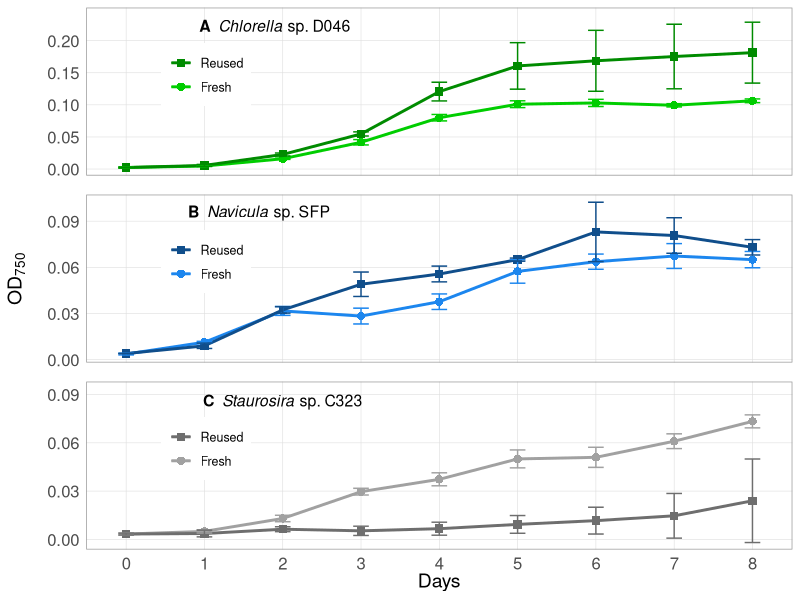
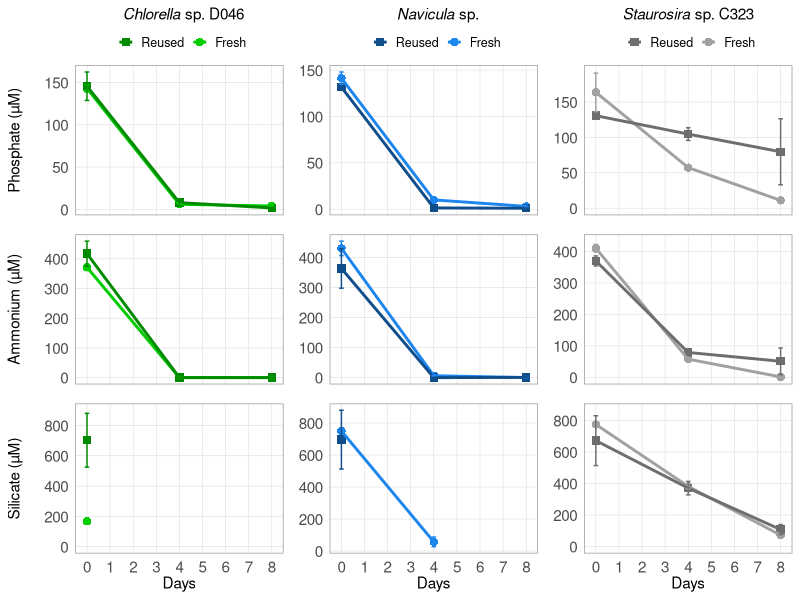
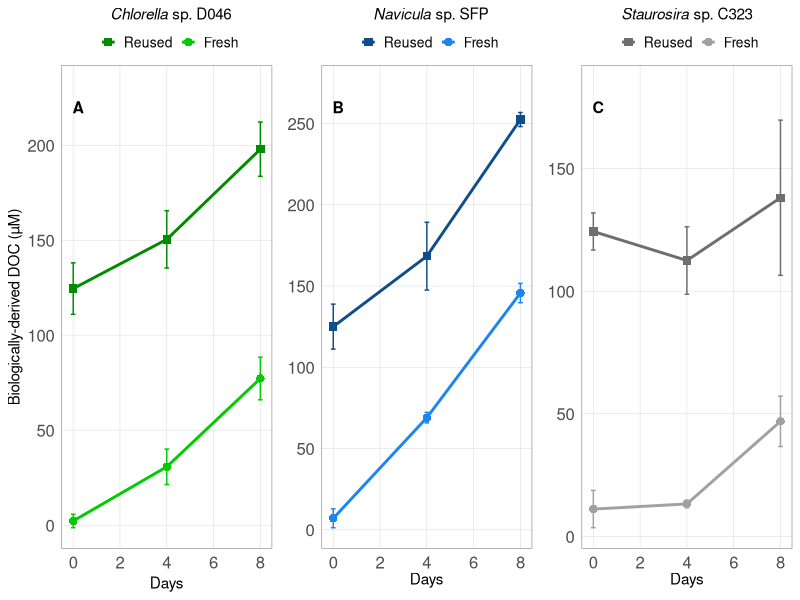
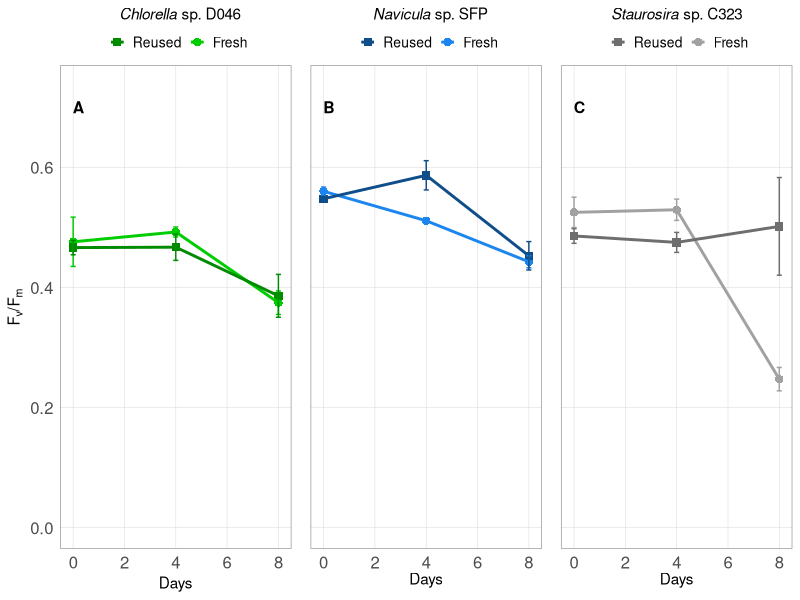
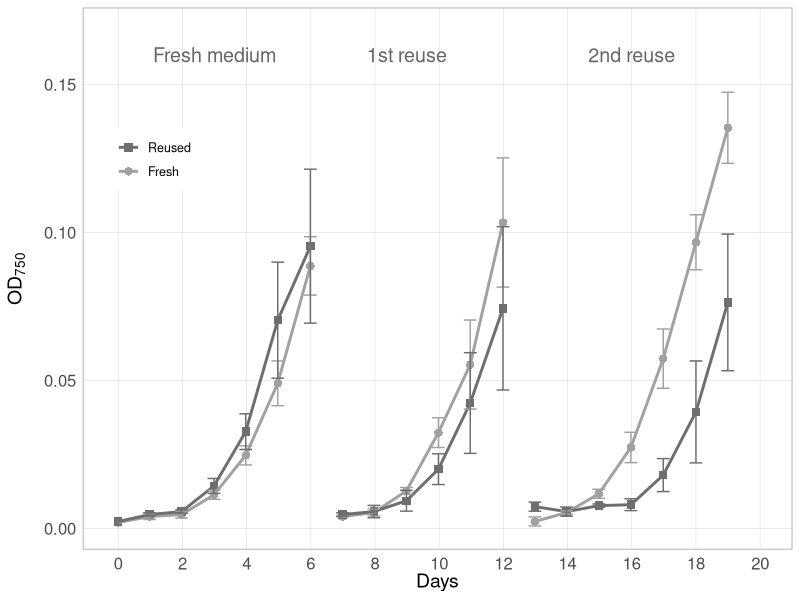
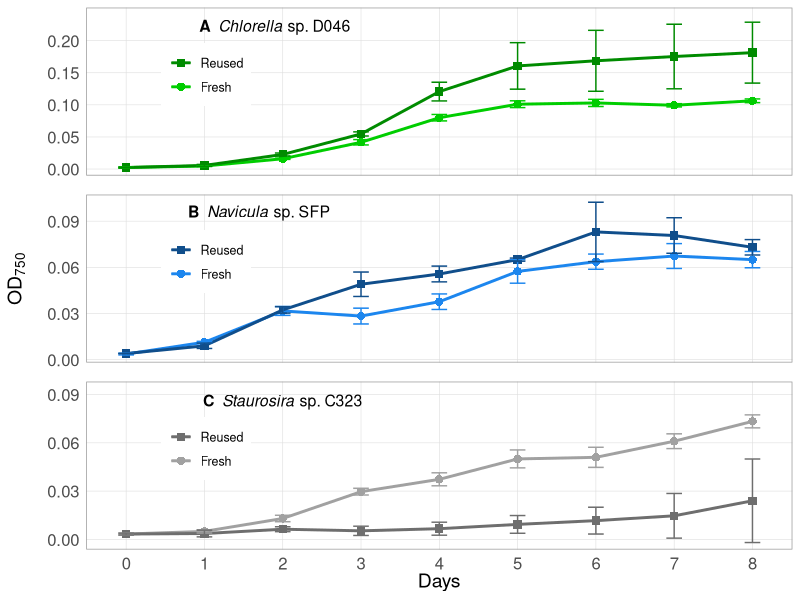
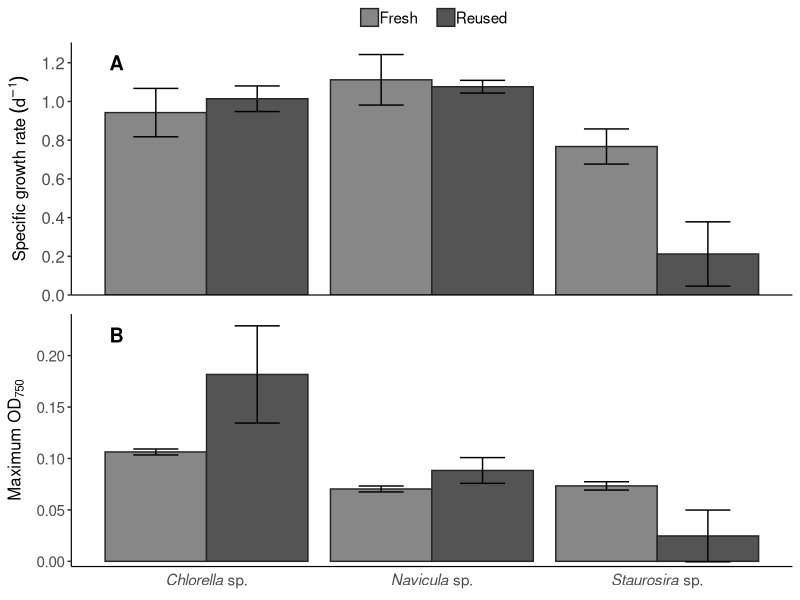
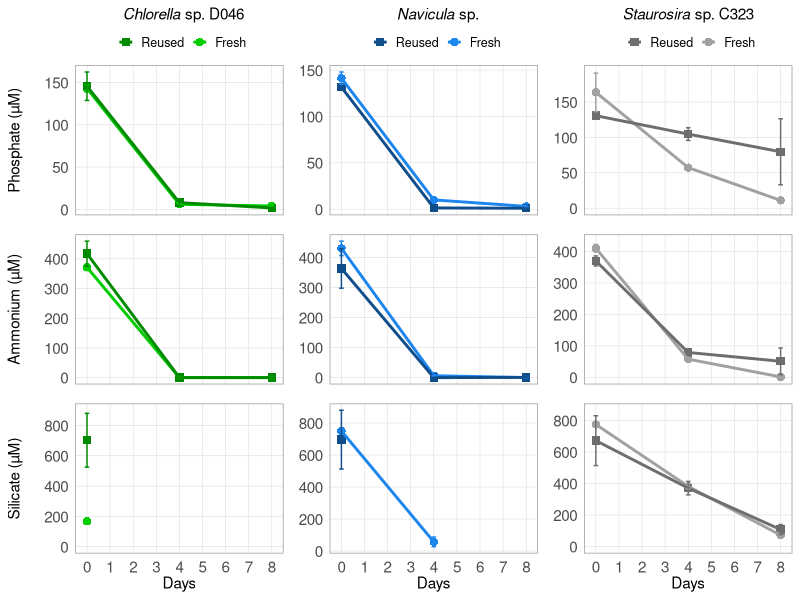

Here is the R script that generated these plots, in order:
# Project: Microalgae Cross-strain Growth Medium Reuse Experiment
# Author: Sarah Loftus, sarah.e.loftus@gmail.com

# This code organizes, analyses, and visualizes data from mircoalgae cross-strain recycled medium experiments. 
# Results of analyses are published in Loftus & Johnson, 2019, "   ", Journal. 

# Data is available at Figshare: DOI

#######################################################################################

### Install packages ###

# Data management
library(tidyverse) 
library(lubridate)
library(broom)

# Plotting
library(gtable)
library(grid)
library(ggpubr)

### Read Data (see metadata for CSV file column descriptions)
growth_df <- read.csv("input_data/Data1_Growth.csv")        # Algae growth and experimental data for each culture replicate
daily_df <- read.csv("input_data/Data2_Daily.csv")          # Daily sampling data 

#### Parse dates and times, and calculate Days elapsed ####

daily_df %>%
  mutate(Date = mdy(Date),   
         Tstart = hm(Tstart),
         Tend = hm(Tend),
         Tmid = Tstart + as.period(0.5*as.duration(Tend - Tstart))) %>%   # Tmid = midpoint between start and end of sampling time
  do(mutate(., DaysElapsed = ((Date + Tmid) - (Date[Round == 0 & Day == 0] + Tmid[Round == 0 & Day == 0]) )/ 86400) ) %>%   # DaysElapsed =  days elapsed since start of each experiment
  select(Round, Day, Chl_medium, OD750_medium, DaysElapsed) -> daily_df2 
  # Note: warning messages do not pose problem to further analysis

#### Define and calculate additional variables ####

growth_df %>%    
  inner_join(daily_df2, by = c("Round", "Day") ) %>% # Add daily measurement data to growth data frame
  mutate(biomass_OD = OD750 -  OD750_medium,         # biomass_OD = Blank-corrected OD750 of the culture, in arbitrary units
         biomass_chl = Chl - Chl_medium              # biomass_chl = Blank-corrected chlorophyll-a concentration of the culture, in relative fluorescence units
  ) -> growth_df2    

# # Check regression of OD vs algae cell concentrations to compare with other experiments
# OD_vs_cell_Navicula <- lm(biomass_OD ~ AlgaeConc, data = growth_df2[growth_df2$Algae == "Navicula", ])  
# # R^2 = 0.8081, biomass OD = 0.30008*AlgaeConc + 0.01173
# 
# OD_vs_cell_C323 <- lm(biomass_OD ~ AlgaeConc, data = growth_df2[growth_df2$Algae == 'C323', ])  
# # R^2 = 0.5192, biomass OD = 0.03825*AlgaeConc + 0.01979
# 
# OD_vs_cell_D046 <- lm(biomass_OD ~ AlgaeConc, data = growth_df2[growth_df2$Algae == 'D046', ])  
# # R^2 = 0.7837, biomass OD = 0.04281*AlgaeConc + 0.016368
# 
# # Plots
# plot(biomass_OD ~ AlgaeConc, data = growth_df2[growth_df2$Algae == "Navicula", ], 
#      xlab = "Algae Concentration (million cells/mL)", ylab = "OD 750", main = "Navicula sp.", ylim = c(0, 0.13), xlim = c(0,1))
# abline(lm(growth_df2$biomass_OD[growth_df2$Algae == "Navicula"] ~ growth_df2$AlgaeConc[growth_df2$Algae == "Navicula"]))
# 
# plot(biomass_OD ~ AlgaeConc, data = growth_df2[growth_df2$Algae == "D046", ], 
#      xlab = "Algae Concentration (million cells/mL)", ylab = "OD 750", main = "Chlorella sp. D046", xlim = c(0,8))
# abline(lm(growth_df2$biomass_OD[growth_df2$Algae == "D046"] ~ growth_df2$AlgaeConc[growth_df2$Algae == "D046"]))
# 
# plot(biomass_OD ~ AlgaeConc, data = growth_df2[growth_df2$Algae == "C323", ], 
#      xlab = "Algae Concentration (million cells/mL)", ylab = "OD 750", main = "Staurosira sp. C323", ylim = c(0, 0.2))
# abline(lm(growth_df2$biomass_OD[growth_df2$Algae == "C323"] ~ growth_df2$AlgaeConc[growth_df2$Algae == "C323"]))


# Calculate daily averages and standard deviations of all variables in growth data frame. For use in plotting. ###

growth_df2 %>%
  select(-Replicate, -Chl, -OD750, -Chl_medium, -OD750_medium) %>% 
  group_by(Algae, Round, Treatment, Day) %>% 
  summarize_all(funs(mean, sd), na.rm = TRUE) %>%
  replace(., is.na(.), NA)-> growth_df_avgs  

#### Calculate variables for algae growth statistics ####

# Define time periods where cultures are in exponential phase for calculating specific growth rates (*** this is based on OD growth phase)
mu_period_02 <- 0:2   # Days 0-2; for: Navicula Round 3 all treatments/replicates
mu_period_03 <- 0:3   # Days 0-3; for: C323 Round 1 Fresh C, C323 Round 3 Fresh all replciates
mu_period_04 <- 0:4   # Days 0-4; for: C323 Round 1 Recycled B, D046 Round 3 all treatments/replicates
mu_period_13 <- 1:3   # Days 1-3; for: C323 Round 1 Fresh A
mu_period_14 <- 1:4   # Days 1-4; for: C323 Round 1 Fresh B & Recycled A & Recycled C, C323 Round 2 Fresh all replicates
mu_period_25 <- 2:5   # Days 2-5; for: C323 Round 0 all treatments/replicates
mu_period_35 <- 3:5   # Days 3-5; for: C323 Round 2 Recycled all replicates
mu_period_38 <- 3:8   # Days 3-8; for: C323 Round 3 Recycled all replciates

# Specific growth rate 
growth_df2 %>%
  filter( (Algae == "Navicula" & Day %in% mu_period_02) |     # Based on the stated definitions above, select only the days used to calculate specific growth rate
          ( (Algae == "C323" & ( (Round == 1 & Treatment == "F" & Replicate == "C") | (Round == 3 & Treatment == "F") ) ) & Day %in% mu_period_03) |
          ( ((Algae == "C323" & Round == 1 & Treatment == "R" & Replicate == "E") | (Algae == "D046" & Round == 3)) & Day %in% mu_period_04) |
          (Algae == "C323" & Round == 1 & Treatment == "F" & Replicate == "A" & Day %in% mu_period_13) |
          ( (Algae == "C323" & ( ( Round == 1 & ( (Treatment == "F" & Replicate == "B") | (Treatment == "R" & (Replicate == "D" | Replicate == "F")))) | (Round == 2 & Treatment == "F"))) & Day %in% mu_period_14) | 
          (Algae == "C323" & Round == 0 & Day %in% mu_period_25) |
          (Algae == "C323" & Round == 2 & Treatment == "R" & Day %in% mu_period_35) |
          (Algae == "C323" & Round == 3 & Treatment == "R" & Day %in% mu_period_38) ) %>%   
  group_by(Algae, Round, Treatment, Replicate) %>%
  do(tidy(lm(log(biomass_OD) ~ DaysElapsed, data = .))) %>%   # linear regression of natural log algae cell concentration versus time
  filter(term == "DaysElapsed") %>%                          # where "DaysElapsed" is the row term in the linear regression output to indicate the slope, i.e., the specific growth rate
  rename(mu = estimate) %>%                                  # rename the slope of the linear regression ("estimate") as mu, mu = the specific growth rate (units = 1/day)
  select(Algae, Round, Treatment, Replicate, mu) -> mu_data

mu_data %>%
  group_by(Algae, Round, Treatment) %>% 
  select(-Replicate) %>% 
  summarize_all(funs(mean, sd), na.rm = TRUE) -> mu_avgs  

# Maximum OD over the growth period for each replicate, then take avergae and st dev

growth_df2 %>% 
  select(Round, Day, Algae, Treatment, Replicate, biomass_OD) %>% 
  group_by(Round, Algae, Treatment, Replicate) %>% 
  summarize(max_OD = max(biomass_OD)) -> max_OD_data 

max_OD_data %>% 
  group_by(Algae, Round, Treatment) %>% 
  select(-Replicate) %>% 
  summarize_all(funs(mean, sd), na.rm = TRUE) -> max_OD_avgs 

# Change in DOC in Round 3

growth_df2 %>% 
  filter(Round == 3) %>% 
  select(Day, Algae, Treatment, Replicate, DOC, biomass_OD) %>% 
  group_by(Algae, Treatment, Replicate) %>% 
  summarize(DOC_change = DOC[Day == 8] - DOC[Day == 0], # Change in DOC over the growth period
            DOC_per_OD = DOC_change/(biomass_OD[Day == 8] - biomass_OD[Day == 0])) -> DOC_change # Change in DOC per change in OD over the growth period
  
DOC_change %>%   
  select(-Replicate) %>% 
  summarize_all(funs(mean, sd), na.rm = TRUE) -> avg_DOC_change



#### Statistics ####

# Test for equal variances of specific growth rate (mu) and maximum OD, then perform t-tests

# mu - variance test
C323_mu_var <- var.test(mu_data$mu[mu_data$Algae == 'C323' & mu_data$Round == 3 & mu_data$Treatment == "F"], 
                       mu_data$mu[mu_data$Algae == 'C323' & mu_data$Round == 3 & mu_data$Treatment == "R"],
                       alternative = "two.sided")

D046_mu_var <- var.test(mu_data$mu[mu_data$Algae == 'D046' & mu_data$Treatment == "F"], 
                       mu_data$mu[mu_data$Algae == 'D046' & mu_data$Treatment == "R"],
                       alternative = "two.sided")

Navi_mu_test <- var.test(mu_data$mu[mu_data$Algae == 'Navicula' & mu_data$Treatment == "F"], 
                       mu_data$mu[mu_data$Algae == 'Navicula' & mu_data$Treatment == "R"],
                       alternative = "two.sided")

# mu - T test
C323_mu_test <- t.test(mu_data$mu[mu_data$Algae == 'C323' & mu_data$Round == 3 & mu_data$Treatment == "F"], 
                       mu_data$mu[mu_data$Algae == 'C323' & mu_data$Round == 3 & mu_data$Treatment == "R"],
                       alternative = "two.sided", paired = FALSE, var.equal = TRUE)

D046_mu_test <- t.test(mu_data$mu[mu_data$Algae == 'D046' & mu_data$Treatment == "F"], 
                        mu_data$mu[mu_data$Algae == 'D046' & mu_data$Treatment == "R"],
                        alternative = "two.sided", paired = FALSE, var.equal = TRUE)

Navi_mu_test <- t.test(mu_data$mu[mu_data$Algae == 'Navicula' & mu_data$Treatment == "F"], 
                        mu_data$mu[mu_data$Algae == 'Navicula' & mu_data$Treatment == "R"],
                        alternative = "two.sided", paired = FALSE, var.equal = TRUE)

# maximum OD - var test
C323_max_OD_var <- var.test(max_OD_data$max_OD[max_OD_data$Algae == 'C323' & max_OD_data$Round == 3 & max_OD_data$Treatment == "F"], 
                           max_OD_data$max_OD[max_OD_data$Algae == 'C323' & max_OD_data$Round == 3 & max_OD_data$Treatment == "R"],
                           alternative = "two.sided")

D046_max_OD_var <- var.test(max_OD_data$max_OD[max_OD_data$Algae == 'D046' & max_OD_data$Treatment == "F"], 
                           max_OD_data$max_OD[max_OD_data$Algae == 'D046' & max_OD_data$Treatment == "R"],
                           alternative = "two.sided")

Navi_max_OD_var <- var.test(max_OD_data$max_OD[max_OD_data$Algae == 'Navicula' & max_OD_data$Treatment == "F"], 
                           max_OD_data$max_OD[max_OD_data$Algae == 'Navicula' & max_OD_data$Treatment == "R"],
                           alternative = "two.sided")

# maximum OD - T test
C323_max_OD_test <- t.test(max_OD_data$max_OD[max_OD_data$Algae == 'C323' & max_OD_data$Round == 3 & max_OD_data$Treatment == "F"], 
                       max_OD_data$max_OD[max_OD_data$Algae == 'C323' & max_OD_data$Round == 3 & max_OD_data$Treatment == "R"],
                       alternative = "two.sided", paired = FALSE, var.equal = TRUE)

D046_max_OD_test <- t.test(max_OD_data$max_OD[max_OD_data$Algae == 'D046' & max_OD_data$Treatment == "F"], 
                       max_OD_data$max_OD[max_OD_data$Algae == 'D046' & max_OD_data$Treatment == "R"],
                       alternative = "two.sided", paired = FALSE, var.equal = FALSE)

Navi_max_OD_test <- t.test(max_OD_data$max_OD[max_OD_data$Algae == 'Navicula' & max_OD_data$Treatment == "F"], 
                       max_OD_data$max_OD[max_OD_data$Algae == 'Navicula' & max_OD_data$Treatment == "R"],
                       alternative = "two.sided", paired = FALSE, var.equal = TRUE)

#### Figures ####

#### Figure 1: Daily OD ####

  # C323 Round 0-2 ####  
  C323_OD_plot_R02 <- ggplot(data = growth_df_avgs[growth_df_avgs$Algae == "C323" & growth_df_avgs$Round != 3, ], 
                             aes(x = as.numeric(DaysElapsed_mean), y = biomass_OD_mean, color = Treatment, shape = Treatment))  +
    geom_point(size = 2.5) +
    geom_line(aes(group = interaction(Treatment, Round)), size = 1) +
    geom_errorbar(aes(ymin=biomass_OD_mean - biomass_OD_sd, ymax=biomass_OD_mean + biomass_OD_sd), width= 0.4) +
    labs(x = "Days") +
    labs(y = expression("OD"["750"])) +
    scale_color_manual(labels = c("Fresh", "Reused"), values = c('gray63','gray43'), guide = guide_legend(reverse=TRUE)) +
    scale_shape_manual(labels = c("Fresh", "Reused"), values = c(16, 15), guide = guide_legend(reverse=TRUE)) +
    scale_y_continuous(breaks = seq(0, 0.15, 0.05), expand = expand_scale(mult = c(0.05,0.1))) +  
    scale_x_continuous(limits = c(-0.1,20), breaks = seq(0, 21, 2)) +
    annotate("text", x = c(3, 9, 16), y = 0.16, label = c("Fresh medium", "1st reuse", "2nd reuse"), color = "gray40", size = 5) +
    theme( legend.key = element_rect(fill = NA),  # removes color from behind legned points/lines
           legend.title = element_blank(),
           legend.text = element_text(size = 9),
           legend.position = c(0.1,0.72),
           axis.title.y = element_text(margin = margin(r =10), size = 14),  
           axis.title.x = element_text(margin = margin(r =35), size = 14),   
           panel.background = element_rect(fill = "white"),
           panel.grid.major = element_line(colour = "gray87", size = 0.2),
           panel.border = element_rect(color = "gray60", fil = NA), 
           axis.ticks = element_blank(),
           axis.text = element_text(size = 12)) 
  
  # Save plot as pdf file
  pdf("Figures/Fig1_OD_Round02.pdf", 
      width = 7.5, height = 3)
  grid.draw(C323_OD_plot_R02)
  dev.off()
  
  # D046 Round 3 ####    
  D046_OD_plot <- ggplot(data = growth_df_avgs[growth_df_avgs$Algae == "D046", ], 
                         aes(x = Day, y = biomass_OD_mean, color = Treatment, shape = Treatment))  +
    geom_point(size = 2.5) +
    geom_line(aes(group = interaction(Treatment, Round)), size = 1) +
    geom_errorbar(aes(ymin=biomass_OD_mean - biomass_OD_sd, ymax=biomass_OD_mean + biomass_OD_sd), width= 0.2) +
    scale_color_manual(labels = c("Fresh", "Reused"), values = c('green3', 'green4'), guide = guide_legend(reverse=TRUE)) +
    scale_shape_manual(labels = c("Fresh", "Reused"), values = c(16, 15), guide = guide_legend(reverse=TRUE)) +
    scale_y_continuous(breaks = seq(0, 0.20, 0.05), expand = expand_scale(mult = c(0.05,0.1))) +  
    scale_x_continuous(limits = c(-0.1,8.1), breaks = seq(0, 8, 1)) +
    labs( y = " ") +
    annotate("text", x = 1.9, y = 0.22, label = expression(paste(bold("A"), italic("  Chlorella"), " sp. D046")), size = 4) + 
    theme( legend.key = element_rect(fill = NA),  # removes color from behind legned points/lines
           legend.title = element_blank(),
           legend.text = element_text(size = 9),
           axis.title.y = element_text(margin = margin(r = 15), size = 14),
           axis.title.x = element_blank(),
           legend.position = c(0.17,0.6),
           panel.grid.major = element_line(colour = "gray87", size = 0.2),
           panel.border = element_rect(color = "gray60", fil = NA), 
           panel.background = element_rect(fill = "white"),
           axis.ticks = element_blank(),
           axis.text.x = element_blank(),
           axis.text.y = element_text(size = 12))   
  
  # Navicula Round 3 #### 
  Navicula_OD_plot <- ggplot(data = growth_df_avgs[growth_df_avgs$Algae == "Navicula", ], 
                             aes(x = Day, y = biomass_OD_mean, color = Treatment, shape = Treatment))  +
    geom_point(size = 2.5) +
    geom_line(aes(group = interaction(Treatment, Round)), size = 1) +
    geom_errorbar(aes(ymin=biomass_OD_mean - biomass_OD_sd, ymax=biomass_OD_mean + biomass_OD_sd), width= 0.2) +
    labs(y = expression("OD"["750"])) +
    scale_color_manual(labels = c("Fresh", "Reused"), values = c('dodgerblue2', 'dodgerblue4'), guide = guide_legend(reverse=TRUE)) +
    scale_shape_manual(labels = c("Fresh", "Reused"), values = c(16, 15), guide = guide_legend(reverse=TRUE)) +
    scale_y_continuous(breaks = seq(0, 0.1, 0.03), expand = expand_scale(mult = c(0.05, 0.05))) +  
    scale_x_continuous(limits = c(-0.1,8.1), breaks = seq(0, 8, 1)) +
    annotate("text", x = 1.7, y = 0.095, label = expression(paste( bold("B"), italic("  Navicula"), " sp. SFP")), size = 4) + 
    theme( legend.key = element_rect(fill = NA),  # removes color from behind legned points/lines
           legend.title = element_blank(),
           legend.text = element_text(size = 9),
           legend.position = c(0.17,0.6),
           axis.title.y = element_text(margin = margin(r = 15), size = 14),  # moves axis title away from axis label
           axis.title.x = element_blank(),   
           panel.grid.major = element_line(colour = "gray87", size = 0.2),
           panel.border = element_rect(color = "gray60", fil = NA),            
           panel.background = element_rect(fill = "white"),
           axis.ticks = element_blank(),
           axis.text.x = element_blank(),
           axis.text.y = element_text(size = 12)) 
  
  # C323 Round 3 ####  
  C323_OD_plot <- ggplot(data = growth_df_avgs[growth_df_avgs$Algae == "C323" & growth_df_avgs$Round == 3, ], 
                         aes(x = Day, y = biomass_OD_mean, color = Treatment, shape = Treatment))  +
    geom_point(size = 2.5) +
    geom_line(aes(group = interaction(Treatment, Round)), size = 1) +
    geom_errorbar(aes(ymin=biomass_OD_mean - biomass_OD_sd, ymax=biomass_OD_mean + biomass_OD_sd), width= 0.2) +
    labs(x = "Days") +
    scale_color_manual(labels = c("Fresh", "Reused"), values = c('gray63','gray43'), guide = guide_legend(reverse=TRUE)) +
    scale_shape_manual(labels = c("Fresh", "Reused"), values = c(16, 15), guide = guide_legend(reverse=TRUE)) +
    scale_y_continuous(breaks = seq(0, 0.1, 0.03), expand = expand_scale(mult = c(0.05,0.15))) +  
    scale_x_continuous(limits = c(-0.1,8.1), breaks = seq(0, 8, 1)) +
    annotate("text", x = 2, y = 0.085, label = expression(paste(bold("C"), italic("  Staurosira"), " sp. C323")), size = 4) + 
    theme( legend.key = element_rect(fill = NA),  # removes color from behind legned points/lines
           legend.title = element_blank(),
           legend.text = element_text(size = 9),
           legend.position = c(0.17,0.6),
           axis.title.y = element_blank(),  # moves axis title away from axis label
           axis.title.x = element_text(margin = margin(r = 35), size = 14),   
           panel.background = element_rect(fill = "white"),
           panel.grid.major = element_line(colour = "gray87", size = 0.2),
           panel.border = element_rect(color = "gray60", fil = NA), 
           axis.ticks = element_blank(),
           axis.text = element_text(size = 12))   
  
  # Combine Round 3 Daily OD plots in a grid & Save as pdf ####
  
  # Convert ggplots to grobs
  D046_OD_grob <- ggplotGrob(D046_OD_plot)
  C323_OD_grob <- ggplotGrob(C323_OD_plot)
  Navi_OD_grob <- ggplotGrob(Navicula_OD_plot)
  
  # Combine in grid
  OD_gridplot <- rbind(D046_OD_grob, Navi_OD_grob, C323_OD_grob, size = "first")
  
  grid.newpage()
  grid.draw(OD_gridplot)
  
  # Save plot as pdf file
  pdf("Figures/Fig2_ODGrid.pdf", 
      width = 4, height = 6)
  grid.draw(OD_gridplot)
  dev.off()
  
#### Figure S1: Specific growth rate and maximum OD in phase 2 ####
  
  # reorder the x-axis to D046, Navi, C323
  mu_avgs$Algae <- factor(mu_avgs$Algae, levels = c("D046", "Navicula", "C323"))
  max_OD_avgs$Algae <- factor(max_OD_avgs$Algae, levels = c("D046", "Navicula", "C323"))
  
  specific_growth_plot <- ggplot(data = mu_avgs[mu_avgs$Round == 3, ], 
                         aes(x = Algae, y = mean, fill = Treatment))  +
    geom_col(position = position_dodge(0.9), color = "gray15") +
    geom_errorbar(aes(ymin=mean - sd, ymax= mean + sd), width= 0.4, position = position_dodge(0.9)) +
    labs(y = expression(paste("Specific growth rate ", ("d"^-1)))) +
    scale_fill_manual(labels = c("Fresh", "Reused"), values = c('gray53','gray33')) +
    scale_x_discrete(labels=c("D046" = expression(paste(italic("Chlorella"), " sp.")), "Navicula" = expression(paste(italic("Navicula"), " sp.")), "C323" = expression(paste(italic("Staurosira"), " sp.")))) +
    annotate("text", x = 0.6, y = 1.2, label = expression(paste(bold("A"))), size = 5) + 
    scale_y_continuous(expand = expand_scale(mult = c(0, 0.05)), breaks = seq(0,1.2, by = 0.2)) +
    theme( legend.key = element_rect(fill = NA),  
           legend.title = element_blank(),
           legend.text = element_text(size = 11, margin = margin(r = 8)),
           legend.position = "top",
           legend.key.size = unit(5, "mm"),
           legend.justification = "center",
           legend.margin=margin(t = 0, b = 0, l = 10),
           legend.box.margin=margin(t = 0, b = 0),
           legend.spacing.x = unit(1, "mm"),
           panel.background = element_rect(fill = NA),
           axis.line = element_line(color = "black", size = 0.4),
           axis.ticks.x = element_blank(),
           axis.title.y = element_text(margin = margin(r = 6),size = 12),
           axis.text.y = element_text(size = 12),
           axis.title.x = element_blank(),
           axis.text.x = element_blank()) 
  
  max_OD_plot <- ggplot(data = max_OD_avgs[max_OD_avgs$Round == 3, ], 
                                 aes(x = Algae, y = mean, fill = Treatment))  +
    geom_col(position = position_dodge(0.9), color = "gray15") +
    geom_errorbar(aes(ymin=mean - sd, ymax= mean + sd), width= 0.4, position = position_dodge(0.9)) +
    labs(y = expression("Maximum OD"["750"])) +
    scale_fill_manual(labels = c("Fresh", "Reused"), values = c('gray53','gray33')) +
    scale_x_discrete(labels=c("D046" = expression(paste(italic("Chlorella"), " sp.")), "Navicula" = expression(paste(italic("Navicula"), " sp.")), "C323" = expression(paste(italic("Staurosira"), " sp.")))) +
    annotate("text", x = 0.6, y = 0.22, label = expression(paste(bold("B"))), size = 5) + 
    scale_y_continuous(expand = expand_scale(mult = c(0.02, 0.05)), breaks = seq(0,0.2, by = 0.05)) +
    theme( legend.position = "none",                              
           panel.background = element_rect(fill = NA),
           axis.line = element_line(color = "black", size = 0.4),
           axis.ticks.x = element_blank(),
           axis.title = element_text(margin = margin(r = 6),size = 12),
           axis.text = element_text(size = 11),
           axis.title.x = element_blank(),
           axis.title.y = element_text(margin = margin(r = 6),size = 12))   
  
  # Combine plots
  mu_grob <- ggplotGrob(specific_growth_plot)
  max_OD_grob <- ggplotGrob(max_OD_plot)
  
  mu_maxOD_grid <- rbind(mu_grob, max_OD_grob, size = "first")
  
  # Save plot as pdf file
  pdf("Figures/FigS1_mu_maxOD_Grid.pdf", 
      width = 4.5, height = 6.5)
  grid.draw(mu_maxOD_grid)
  dev.off()
  
#### Nutrients versus Time ####    
#### PO4
  # D046 Round 3 ####    
  D046_PO4_plot <- ggplot(data = growth_df_avgs[growth_df_avgs$Algae == "D046" & !(is.na(growth_df_avgs$PO4_mean)), ], 
                         aes(x = Day, y = PO4_mean, color = Treatment, shape = Treatment))  +
    geom_point(size = 2.5) +
    geom_line(aes(group = interaction(Treatment, Round)), size = 1) +
    geom_errorbar(aes(ymin=PO4_mean - PO4_sd, ymax=PO4_mean + PO4_sd), width= 0.2) +
    scale_color_manual(labels = c("Fresh", "Reused"), values = c('green3', 'green4'), guide = guide_legend(reverse=TRUE)) +
    scale_shape_manual(labels = c("Fresh", "Reused"), values = c(16, 15), guide = guide_legend(reverse=TRUE)) +
    scale_y_continuous(breaks = seq(0, 175, 50), expand = expand_scale(mult = c(0.05,0.05))) +  
    scale_x_continuous(limits = c(-0.1,8.1), breaks = seq(0, 8, 1)) +
    labs( y = "Phosphate (µM)", title = expression(paste(italic("  Chlorella"), " sp. D046"))) +
    theme( legend.key = element_rect(fill = NA),  # removes color from behind legned points/lines
           legend.title = element_blank(),
           legend.text = element_text(size = 9),
           axis.title.y = element_text(margin = margin(r = 15), size = 11),
           axis.title.x = element_blank(),
           legend.position = "top",
           legend.key.size = unit(4, "mm"),
           legend.justification = "center",
           legend.margin=margin(t = 0, b = 0, l = 4),
           legend.box.margin=margin(t = 0, b = 0),
           legend.spacing.x = unit(1, "mm"),
           plot.title = element_text(hjust = 0.5, size = 11),
           panel.grid.major = element_line(colour = "gray87", size = 0.2),
           panel.border = element_rect(color = "gray60", fil = NA), 
           panel.background = element_rect(fill = "white"),
           axis.ticks = element_blank(),
           axis.text.x = element_blank(),
           axis.text.y = element_text(size = 11)) 

  # Navicula Round 3 ####    
  Navi_PO4_plot <- ggplot(data = growth_df_avgs[growth_df_avgs$Algae == "Navicula" & !(is.na(growth_df_avgs$PO4_mean)), ], 
                          aes(x = Day, y = PO4_mean, color = Treatment, shape = Treatment))  +
    geom_point(size = 2.5) +
    geom_line(aes(group = interaction(Treatment, Round)), size = 1) +
    geom_errorbar(aes(ymin=PO4_mean - PO4_sd, ymax=PO4_mean + PO4_sd), width= 0.2) +
    scale_color_manual(labels = c("Fresh", "Reused"), values = c('dodgerblue2', 'dodgerblue4'), guide = guide_legend(reverse=TRUE)) +
    scale_shape_manual(labels = c("Fresh", "Reused"), values = c(16, 15), guide = guide_legend(reverse=TRUE)) +
    scale_y_continuous(breaks = seq(0, 175, 50), expand = expand_scale(mult = c(0.05,0.05))) +  
    scale_x_continuous(limits = c(-0.1,8.1), breaks = seq(0, 8, 1)) +
    labs(title = expression(paste(italic("  Navicula"), " sp."))) +
    theme( legend.key = element_rect(fill = NA),  # removes color from behind legned points/lines
           legend.title = element_blank(),
           legend.text = element_text(size = 9),
           axis.title.y = element_blank(),
           axis.title.x = element_blank(),
           legend.position = "top",
           legend.key.size = unit(4, "mm"),
           legend.justification = "center",
           legend.margin=margin(t = 0, b = 0, l = 4),
           legend.box.margin=margin(t = 0, b = 0),
           legend.spacing.x = unit(1, "mm"),
           plot.title = element_text(hjust = 0.5, size = 11),
           panel.grid.major = element_line(colour = "gray87", size = 0.2),
           panel.border = element_rect(color = "gray60", fil = NA), 
           panel.background = element_rect(fill = "white"),
           axis.ticks = element_blank(),
           axis.text.x = element_blank(),
           axis.text.y = element_text(size = 11))   
  
  # C323 Round 3 ####    
  C323_PO4_plot <- ggplot(data = growth_df_avgs[growth_df_avgs$Algae == "C323" & !(is.na(growth_df_avgs$PO4_mean)) & growth_df_avgs$Round == 3, ], 
                          aes(x = Day, y = PO4_mean, color = Treatment, shape = Treatment))  +
    geom_point(size = 2.5) +
    geom_line(aes(group = interaction(Treatment, Round)), size = 1) +
    geom_errorbar(aes(ymin=PO4_mean - PO4_sd, ymax=PO4_mean + PO4_sd), width= 0.2) +
    scale_color_manual(labels = c("Fresh", "Reused"), values = c('gray63','gray43'), guide = guide_legend(reverse=TRUE)) +
    scale_shape_manual(labels = c("Fresh", "Reused"), values = c(16, 15), guide = guide_legend(reverse=TRUE)) +
    scale_y_continuous(breaks = seq(0, 175, 50), expand = expand_scale(mult = c(0.05,0.01)), limits = c(0, 200)) +  
    scale_x_continuous(limits = c(-0.1,8.1), breaks = seq(0, 8, 1)) +
    labs(title = expression(paste(italic("Staurosira"), " sp. C323"))) +
    theme( legend.key = element_rect(fill = NA),  # removes color from behind legned points/lines
           legend.title = element_blank(),
           legend.text = element_text(size = 9),
           axis.title.y = element_blank(),
           axis.title.x = element_blank(),
           legend.position = "top",
           legend.key.size = unit(4, "mm"),
           legend.justification = "center",
           legend.margin=margin(t = 0, b = 0, l = 4),
           legend.box.margin=margin(t = 0, b = 0),
           legend.spacing.x = unit(1, "mm"),
           plot.title = element_text(hjust = 0.5, size = 11),
           panel.grid.major = element_line(colour = "gray87", size = 0.2),
           panel.border = element_rect(color = "gray60", fil = NA), 
           panel.background = element_rect(fill = "white"),
           axis.ticks = element_blank(),
           axis.text.x = element_blank(),
           axis.text.y = element_text(size = 11)) 

# NH4
  # D046 Round 3 ####    
  D046_NH4_plot <- ggplot(data = growth_df_avgs[growth_df_avgs$Algae == "D046" & !(is.na(growth_df_avgs$NH4_mean)), ], 
                          aes(x = Day, y = NH4_mean, color = Treatment, shape = Treatment))  +
    geom_point(size = 2.5) +
    geom_line(aes(group = interaction(Treatment, Round)), size = 1) +
    geom_errorbar(aes(ymin=NH4_mean - NH4_sd, ymax=NH4_mean + NH4_sd), width= 0.2) +
    scale_color_manual(labels = c("Fresh", "Reused"), values = c('green3', 'green4'), guide = guide_legend(reverse=TRUE)) +
    scale_shape_manual(labels = c("Fresh", "Reused"), values = c(16, 15), guide = guide_legend(reverse=TRUE)) +
    scale_y_continuous(breaks = seq(0, 450, 100), expand = expand_scale(mult = c(0.05,0.05))) +  
    scale_x_continuous(limits = c(-0.1,8.1), breaks = seq(0, 8, 1)) +
    labs( y = "Ammonium (µM)") +
    theme( legend.position="none",
           axis.title.y = element_text(margin = margin(r = 15), size = 11),
           axis.title.x = element_blank(),
           panel.grid.major = element_line(colour = "gray87", size = 0.2),
           panel.border = element_rect(color = "gray60", fil = NA), 
           panel.background = element_rect(fill = "white"),
           axis.ticks = element_blank(),
           axis.text.x = element_blank(),
           axis.text.y = element_text(size = 11)) 
  
  # Navicula Round 3 ####    
  Navi_NH4_plot <- ggplot(data = growth_df_avgs[growth_df_avgs$Algae == "Navicula" & !(is.na(growth_df_avgs$NH4_mean)), ], 
                          aes(x = Day, y = NH4_mean, color = Treatment, shape = Treatment))  +
    geom_point(size = 2.5) +
    geom_line(aes(group = interaction(Treatment, Round)), size = 1) +
    geom_errorbar(aes(ymin=NH4_mean - NH4_sd, ymax=NH4_mean + NH4_sd), width= 0.2) +
    scale_color_manual(labels = c("Fresh", "Reused"), values = c('dodgerblue2', 'dodgerblue4'), guide = guide_legend(reverse=TRUE)) +
    scale_shape_manual(labels = c("Fresh", "Reused"), values = c(16, 15), guide = guide_legend(reverse=TRUE)) +
    scale_y_continuous(breaks = seq(0, 450, 100), expand = expand_scale(mult = c(0.05,0.05))) +  
    scale_x_continuous(limits = c(-0.1,8.1), breaks = seq(0, 8, 1)) +
    theme( legend.position="none",
           axis.title.y = element_blank(),
           axis.title.x = element_blank(),
           panel.grid.major = element_line(colour = "gray87", size = 0.2),
           panel.border = element_rect(color = "gray60", fil = NA), 
           panel.background = element_rect(fill = "white"),
           axis.ticks = element_blank(),
           axis.text.x = element_blank(),
           axis.text.y = element_text(size = 11))   
  
  # C323 Round 3 ####    
  C323_NH4_plot <- ggplot(data = growth_df_avgs[growth_df_avgs$Algae == "C323" & !(is.na(growth_df_avgs$NH4_mean)) & growth_df_avgs$Round == 3, ], 
                          aes(x = Day, y = NH4_mean, color = Treatment, shape = Treatment))  +
    geom_point(size = 2.5) +
    geom_line(aes(group = interaction(Treatment, Round)), size = 1) +
    geom_errorbar(aes(ymin=NH4_mean - NH4_sd, ymax=NH4_mean + NH4_sd), width= 0.2) +
    scale_color_manual(labels = c("Fresh", "Reused"), values = c('gray63','gray43'), guide = guide_legend(reverse=TRUE)) +
    scale_shape_manual(labels = c("Fresh", "Reused"), values = c(16, 15), guide = guide_legend(reverse=TRUE)) +
    scale_y_continuous(breaks = seq(0, 400, 100), expand = expand_scale(mult = c(0.05,0.01)), limits = c(0, 450)) +  
    scale_x_continuous(limits = c(-0.1,8.1), breaks = seq(0, 8, 1)) +
    theme( legend.position="none",
           axis.title.y = element_blank(),
           axis.title.x = element_blank(),
           panel.grid.major = element_line(colour = "gray87", size = 0.2),
           panel.border = element_rect(color = "gray60", fil = NA), 
           panel.background = element_rect(fill = "white"),
           axis.ticks = element_blank(),
           axis.text.x = element_blank(),
           axis.text.y = element_text(size = 11)) 
 
# Silicate
  # D046 Round 3 ####    
  D046_Si_plot <- ggplot(data = growth_df_avgs[growth_df_avgs$Algae == "D046" & !(is.na(growth_df_avgs$Si_mean)), ], 
                          aes(x = Day, y = Si_mean, color = Treatment, shape = Treatment))  +
    geom_point(size = 2.5) +
    geom_line(aes(group = interaction(Treatment, Round)), size = 1) +
    geom_errorbar(aes(ymin=Si_mean - Si_sd, ymax=Si_mean + Si_sd), width= 0.2) +
    scale_color_manual(labels = c("Fresh", "Reused"), values = c('green3', 'green4'), guide = guide_legend(reverse=TRUE)) +
    scale_shape_manual(labels = c("Fresh", "Reused"), values = c(16, 15), guide = guide_legend(reverse=TRUE)) +
    scale_y_continuous(breaks = seq(0, 1400, 200), expand = expand_scale(mult = c(0.05,0.05)), limits = c(0, 900)) +  
    scale_x_continuous(limits = c(-0.1,8.1), breaks = seq(0, 8, 1)) +
    labs( y = "Silicate (µM)", x = "Days") +
    theme( legend.position="none",
           axis.title.y = element_text(margin = margin(r = 15), size = 11),
           axis.title.x = element_text(margin = margin(r = 15), size = 11),
           panel.grid.major = element_line(colour = "gray87", size = 0.2),
           panel.border = element_rect(color = "gray60", fil = NA), 
           panel.background = element_rect(fill = "white"),
           axis.ticks = element_blank(),
           axis.text.x = element_text(size = 11),
           axis.text.y = element_text(size = 11)) 
  
  # Navicula Round 3 ####    
  Navi_Si_plot <- ggplot(data = growth_df_avgs[growth_df_avgs$Algae == "Navicula" & !(is.na(growth_df_avgs$Si_mean)), ], 
                          aes(x = Day, y = Si_mean, color = Treatment, shape = Treatment))  +
    geom_point(size = 2.5) +
    geom_line(aes(group = interaction(Treatment, Round)), size = 1) +
    geom_errorbar(aes(ymin=Si_mean - Si_sd, ymax=Si_mean + Si_sd), width= 0.2) +
    scale_color_manual(labels = c("Fresh", "Reused"), values = c('dodgerblue2', 'dodgerblue4'), guide = guide_legend(reverse=TRUE)) +
    scale_shape_manual(labels = c("Fresh", "Reused"), values = c(16, 15), guide = guide_legend(reverse=TRUE)) +
    scale_y_continuous(breaks = seq(0, 1400, 200), expand = expand_scale(mult = c(0.05,0.05))) +  
    scale_x_continuous(limits = c(-0.1,8.1), breaks = seq(0, 8, 1)) +
    labs(x = "Days") +
    theme( legend.position="none",
           axis.title.y = element_blank(),
           axis.title.x = element_text(margin = margin(r = 15), size = 11),
           panel.grid.major = element_line(colour = "gray87", size = 0.2),
           panel.border = element_rect(color = "gray60", fil = NA), 
           panel.background = element_rect(fill = "white"),
           axis.ticks = element_blank(),
           axis.text.x = element_text(size = 11),
           axis.text.y = element_text(size = 11))   
  
  # C323 Round 3 ####    
  C323_Si_plot <- ggplot(data = growth_df_avgs[growth_df_avgs$Algae == "C323" & !(is.na(growth_df_avgs$Si_mean)) & growth_df_avgs$Round == 3, ], 
                          aes(x = Day, y = Si_mean, color = Treatment, shape = Treatment))  +
    geom_point(size = 2.5) +
    geom_line(aes(group = interaction(Treatment, Round)), size = 1) +
    geom_errorbar(aes(ymin=Si_mean - Si_sd, ymax=Si_mean + Si_sd), width= 0.2) +
    scale_color_manual(labels = c("Fresh", "Reused"), values = c('gray63','gray43'), guide = guide_legend(reverse=TRUE)) +
    scale_shape_manual(labels = c("Fresh", "Reused"), values = c(16, 15), guide = guide_legend(reverse=TRUE)) +
    scale_y_continuous(breaks = seq(0, 1400, 200), expand = expand_scale(mult = c(0.05,0.01)), limits = c(0, 900)) +  
    scale_x_continuous(limits = c(-0.1,8.1), breaks = seq(0, 8, 1)) +
    labs(x = "Days") +
    theme( legend.position="none",
           axis.title.y = element_blank(),
           axis.title.x = element_text(margin = margin(r = 15), size = 11),
           panel.grid.major = element_line(colour = "gray87", size = 0.2),
           panel.border = element_rect(color = "gray60", fil = NA), 
           panel.background = element_rect(fill = "white"),
           axis.ticks = element_blank(),
           axis.text.x = element_text(size = 11),
           axis.text.y = element_text(size = 11)) 

  # Combine 9 plots in a 3x3 grid
  # Convert plots to grobs
  D046_PO4_grob <- ggplotGrob(D046_PO4_plot)
  Navi_PO4_grob <- ggplotGrob(Navi_PO4_plot)
  C323_PO4_grob <- ggplotGrob(C323_PO4_plot)
  D046_NH4_grob <- ggplotGrob(D046_NH4_plot)
  Navi_NH4_grob <- ggplotGrob(Navi_NH4_plot)
  C323_NH4_grob <- ggplotGrob(C323_NH4_plot)
  D046_Si_grob <- ggplotGrob(D046_Si_plot)
  Navi_Si_grob <- ggplotGrob(Navi_Si_plot)
  C323_Si_grob <- ggplotGrob(C323_Si_plot)  
  
  # Make plot columns
  nuts_col1 <- rbind(D046_PO4_grob, D046_NH4_grob, D046_Si_grob, size = "first")
  nuts_col2 <- rbind(Navi_PO4_grob, Navi_NH4_grob, Navi_Si_grob, size = "first")
  nuts_col3 <- rbind(C323_PO4_grob, C323_NH4_grob, C323_Si_grob, size = "first")
  # Set widths
  nuts_col1$widths <- unit.pmax(D046_PO4_grob$widths, D046_NH4_grob$widths, D046_Si_grob$widths)
  nuts_col2$widths <- unit.pmax(Navi_PO4_grob$widths, Navi_NH4_grob$widths, Navi_Si_grob$widths)
  nuts_col3$widths <- unit.pmax(C323_PO4_grob$widths, C323_NH4_grob$widths, C323_Si_grob$widths)
  # Combine plot columns
  nutrients_plot <- cbind(nuts_col1, nuts_col2, nuts_col3, size = "first")
  
  grid.newpage()
  grid.draw(nutrients_plot)
  
  # Save plot as pdf file
  pdf("Figures/Nutrients.pdf", 
      width = 7, height = 5)
  grid.draw(nutrients_plot)
  dev.off()
  
#### intial nutrients ####
  
  growth_df_avgs$Algae <- factor(growth_df_avgs$Algae, levels = c("D046", "Navicula", "C323"))

  initial_NH4_plot <- ggplot(data = growth_df_avgs[growth_df_avgs$Round == 3 & growth_df_avgs$Day == 0, ], 
                                 aes(x = Algae, y = NH4_mean, fill = Treatment))  +
    geom_col(position = position_dodge(0.9), color = "gray15") +
    geom_errorbar(aes(ymin=NH4_mean - NH4_sd, ymax= NH4_mean + NH4_sd), width= 0.4, position = position_dodge(0.9)) +
    labs(y = "Ammonium (µM)") +
    scale_fill_manual(labels = c("Fresh", "Reused"), values = c('gray53','gray33')) +
    scale_x_discrete(labels=c("D046" = expression(paste(italic("Chlorella"), " sp.")), "Navicula" = expression(paste(italic("Navicula"), " sp.")), "C323" = expression(paste(italic("Staurosira"), " sp.")))) +
    annotate("text", x = 0.6, y = 450, label = expression(paste(bold("A"))), size = 5) + 
    scale_y_continuous(expand = expand_scale(mult = c(0, 0.05)), breaks = seq(0,450, by = 100)) +
    theme( legend.key = element_rect(fill = NA),  
           legend.title = element_blank(),
           legend.text = element_text(size = 11, margin = margin(r = 8)),
           legend.position = "top",
           legend.key.size = unit(5, "mm"),
           legend.justification = "center",
           legend.margin=margin(t = 0, b = 0, l = 10),
           legend.box.margin=margin(t = 0, b = 0),
           legend.spacing.x = unit(1, "mm"),
           panel.background = element_rect(fill = NA),
           axis.line = element_line(color = "black", size = 0.4),
           axis.ticks.x = element_blank(),
           axis.title.y = element_text(margin = margin(r = 6),size = 12),
           axis.text.y = element_text(size = 12),
           axis.title.x = element_blank(),
           axis.text.x = element_blank()) 
  
  initial_PO4_plot <- ggplot(data = growth_df_avgs[growth_df_avgs$Round == 3 & growth_df_avgs$Day == 0, ], 
                        aes(x = Algae, y = PO4_mean, fill = Treatment))  +
    geom_col(position = position_dodge(0.9), color = "gray15") +
    geom_errorbar(aes(ymin=PO4_mean - PO4_sd, ymax= PO4_mean + PO4_sd), width= 0.4, position = position_dodge(0.9)) +
    labs(y = "Phosphate (µM)") +
    scale_fill_manual(labels = c("Fresh", "Reused"), values = c('gray53','gray33')) +
    scale_x_discrete(labels=c("D046" = expression(paste(italic("Chlorella"), " sp.")), "Navicula" = expression(paste(italic("Navicula"), " sp.")), "C323" = expression(paste(italic("Staurosira"), " sp.")))) +
    annotate("text", x = 0.6, y = 200, label = expression(paste(bold("B"))), size = 5) + 
    scale_y_continuous(expand = expand_scale(mult = c(0.02, 0.05)), breaks = seq(0,200, by = 50)) +
    theme( legend.position = "none",                              
           panel.background = element_rect(fill = NA),
           axis.line = element_line(color = "black", size = 0.4),
           axis.ticks.x = element_blank(),
           axis.title.y = element_text(margin = margin(r = 6),size = 12),
           axis.text.y = element_text(size = 12),
           axis.title.x = element_blank(),
           axis.text.x = element_blank()) 
  
  initial_Si_plot <- ggplot(data = growth_df_avgs[growth_df_avgs$Round == 3 & growth_df_avgs$Day == 0, ], 
                             aes(x = Algae, y = Si_mean, fill = Treatment))  +
    geom_col(position = position_dodge(0.9), color = "gray15") +
    geom_errorbar(aes(ymin=Si_mean - Si_sd, ymax= Si_mean + Si_sd), width= 0.4, position = position_dodge(0.9)) +
    labs(y = "Silicate (µM)") +
    scale_fill_manual(labels = c("Fresh", "Reused"), values = c('gray53','gray33')) +
    scale_x_discrete(labels=c("D046" = expression(paste(italic("Chlorella"), " sp.")), "Navicula" = expression(paste(italic("Navicula"), " sp.")), "C323" = expression(paste(italic("Staurosira"), " sp.")))) +
    annotate("text", x = 0.6, y = 900, label = expression(paste(bold("C"))), size = 5) + 
    scale_y_continuous(expand = expand_scale(mult = c(0.02, 0.05)), breaks = seq(0,1500, by = 200)) +
    theme( legend.position = "none",                              
           panel.background = element_rect(fill = NA),
           axis.line = element_line(color = "black", size = 0.4),
           axis.ticks.x = element_blank(),
           axis.title = element_text(margin = margin(r = 6),size = 12),
           axis.text = element_text(size = 12),
           axis.title.x = element_blank(),
           axis.title.y = element_text(margin = margin(r = 6),size = 12))
  
  # Combine plots
  init_NH4_grob <- ggplotGrob(initial_NH4_plot)
  init_PO4_grob <- ggplotGrob(initial_PO4_plot)
  init_Si_grob <- ggplotGrob(initial_Si_plot)
  
  init_nuts_grid <- rbind(init_NH4_grob, init_PO4_grob, init_Si_grob, size = "first")
  
  # Save plot as pdf file
  pdf("Figures/FigS2_init_nuts.pdf", 
      width = 4, height = 7.5)
  grid.draw(init_nuts_grid)
  dev.off()

  
  #### DOC ####
  
  D046_DOC_plot <- ggplot(data = growth_df_avgs[growth_df_avgs$Algae == "D046" & !(is.na(growth_df_avgs$DOC_mean)), ], 
                         aes(x = Day, y = DOC_mean, color = Treatment, shape = Treatment))  +
    geom_point(size = 2.5) +
    geom_line(aes(group = interaction(Treatment, Round)), size = 1) +
    geom_errorbar(aes(ymin=DOC_mean - DOC_sd, ymax=DOC_mean + DOC_sd), width= 0.2) +
    scale_color_manual(labels = c("Fresh", "Reused"), values = c('green3', 'green4'), guide = guide_legend(reverse=TRUE)) +
    scale_shape_manual(labels = c("Fresh", "Reused"), values = c(16, 15), guide = guide_legend(reverse=TRUE)) +
    scale_y_continuous(breaks = seq(0, 500, 50), expand = expand_scale(mult = c(0.05,0.1))) +  
    scale_x_continuous(limits = c(-0.1,8.1), breaks = seq(0, 8, 2)) +
    annotate("text", x = 0.2, y = 220, label = expression(paste(bold("A"))), size = 4) + 
    labs( y = "Biologically-derived DOC (µM)", x = "Days", title = expression(paste(italic("  Chlorella"), " sp. D046"))) +
    theme( legend.key = element_rect(fill = NA),  # removes color from behind legned points/lines
           legend.title = element_blank(),
           legend.text = element_text(size = 10),
           axis.title = element_text(margin = margin(r = 15), size = 11),
           legend.position = "top",
           legend.key.size = unit(4, "mm"),
           legend.justification = "center",
           legend.margin=margin(t = 0, b = 0, l = 4),
           legend.box.margin=margin(t = 0, b = 0),
           legend.spacing.x = unit(1, "mm"),
           plot.title = element_text(hjust = 0.5, size = 11),
           panel.grid.major = element_line(colour = "gray87", size = 0.2),
           panel.border = element_rect(color = "gray60", fil = NA), 
           panel.background = element_rect(fill = "white"),
           axis.ticks = element_blank(),
           axis.text.x = element_text(size = 12),
           axis.text.y = element_text(size = 12))   
  
  Navicula_DOC_plot <- ggplot(data = growth_df_avgs[growth_df_avgs$Algae == "Navicula" & !(is.na(growth_df_avgs$DOC_mean)), ], 
                             aes(x = Day, y = DOC_mean, color = Treatment, shape = Treatment))  +
    geom_point(size = 2.5) +
    geom_line(aes(group = interaction(Treatment, Round)), size = 1) +
    geom_errorbar(aes(ymin=DOC_mean - DOC_sd, ymax=DOC_mean + DOC_sd), width= 0.2) +
    scale_color_manual(labels = c("Fresh", "Reused"), values = c('dodgerblue2', 'dodgerblue4'), guide = guide_legend(reverse=TRUE)) +
    scale_shape_manual(labels = c("Fresh", "Reused"), values = c(16, 15), guide = guide_legend(reverse=TRUE)) +
    scale_y_continuous(breaks = seq(0, 500, 50), expand = expand_scale(mult = c(0.05,0.1))) +  
    scale_x_continuous(limits = c(-0.1,8.1), breaks = seq(0, 8, 2)) +
    annotate("text", x = 0.2, y = 260, label = expression(paste(bold("B"))), size = 4) + 
    labs(x = "Days", title = expression(paste(italic("  Navicula"), " sp. SFP"))) +
    theme( legend.key = element_rect(fill = NA),  
           legend.title = element_blank(),
           legend.text = element_text(size = 10),
           axis.title.x = element_text(margin = margin(r = 15), size = 11),
           axis.title.y = element_blank(),
           legend.position = "top",
           legend.key.size = unit(4, "mm"),
           legend.justification = "center",
           legend.margin=margin(t = 0, b = 0, l = 4),
           legend.box.margin=margin(t = 0, b = 0),
           legend.spacing.x = unit(1, "mm"),
           plot.title = element_text(hjust = 0.5, size = 11),
           panel.grid.major = element_line(colour = "gray87", size = 0.2),
           panel.border = element_rect(color = "gray60", fil = NA), 
           panel.background = element_rect(fill = "white"),
           axis.ticks = element_blank(),
           axis.text.x = element_text(size = 12),
           axis.text.y = element_text(size = 12))
  
  C323_DOC_plot <- ggplot(data = growth_df_avgs[growth_df_avgs$Algae == "C323" & !(is.na(growth_df_avgs$DOC_mean)) & growth_df_avgs$Round == 3, ], 
                         aes(x = Day, y = DOC_mean, color = Treatment, shape = Treatment))  +
    geom_point(size = 2.5) +
    geom_line(aes(group = interaction(Treatment, Round)), size = 1) +
    geom_errorbar(aes(ymin=DOC_mean - DOC_sd, ymax=DOC_mean + DOC_sd), width= 0.2) +
    scale_color_manual(labels = c("Fresh", "Reused"), values = c('gray63','gray43'), guide = guide_legend(reverse=TRUE)) +
    scale_shape_manual(labels = c("Fresh", "Reused"), values = c(16, 15), guide = guide_legend(reverse=TRUE)) +
    scale_y_continuous(breaks = seq(0, 500, 50), expand = expand_scale(mult = c(0.05,0.1))) +  
    scale_x_continuous(limits = c(-0.1,8.1), breaks = seq(0, 8, 2)) +
    annotate("text", x = 0.2, y = 175, label = expression(paste(bold("C"))), size = 4) + 
    labs(x = "Days", title = expression(paste(italic("Staurosira"), " sp. C323"))) +
    theme( legend.key = element_rect(fill = NA),  
           legend.title = element_blank(),
           legend.text = element_text(size = 10),
           axis.title.x = element_text(margin = margin(r = 15), size = 11),
           axis.title.y = element_blank(),
           legend.position = "top",
           legend.key.size = unit(4, "mm"),
           legend.justification = "center",
           legend.margin=margin(t = 0, b = 0, l = 4),
           legend.box.margin=margin(t = 0, b = 0),
           legend.spacing.x = unit(1, "mm"),
           plot.title = element_text(hjust = 0.5, size = 11),
           panel.grid.major = element_line(colour = "gray87", size = 0.2),
           panel.border = element_rect(color = "gray60", fil = NA), 
           panel.background = element_rect(fill = "white"),
           axis.ticks = element_blank(),
           axis.text.x = element_text(size = 12),
           axis.text.y = element_text(size = 12))
  
  # Combine Round 3 Daily OD plots in a grid & Save as pdf ####
  
  # Convert ggplots to grobs
  D046_DOC_grob <- ggplotGrob(D046_DOC_plot)
  C323_DOC_grob <- ggplotGrob(C323_DOC_plot)
  Navi_DOC_grob <- ggplotGrob(Navicula_DOC_plot)
  
  # Combine in grid
  DOC_gridplot <- cbind(D046_DOC_grob, Navi_DOC_grob, C323_DOC_grob, size = "first")
  
  grid.newpage()
  grid.draw(DOC_gridplot)
  
  # Save plot as pdf file
  pdf("Figures/FigS4_DOCvsTime.pdf", 
      width = 7.5, height = 3)
  grid.draw(DOC_gridplot)
  dev.off()
  
#### Fv/Fm  ####
  
  D046_FvFm_plot <- ggplot(data = growth_df_avgs[growth_df_avgs$Algae == "D046" & !(is.na(growth_df_avgs$FvFm_mean)), ], 
                          aes(x = Day, y = FvFm_mean, color = Treatment, shape = Treatment))  +
    geom_point(size = 2.5) +
    geom_line(aes(group = interaction(Treatment, Round)), size = 1) +
    geom_errorbar(aes(ymin=FvFm_mean - FvFm_sd, ymax=FvFm_mean + FvFm_sd), width= 0.2) +
    scale_color_manual(labels = c("Fresh", "Reused"), values = c('green3', 'green4'), guide = guide_legend(reverse=TRUE)) +
    scale_shape_manual(labels = c("Fresh", "Reused"), values = c(16, 15), guide = guide_legend(reverse=TRUE)) +
    scale_y_continuous(breaks = seq(0, 1, 0.2), expand = expand_scale(mult = c(0.05,0.1)), lim = c(0,0.7)) +  
    scale_x_continuous(limits = c(-0.1,8.1), breaks = seq(0, 8, 2)) +
    annotate("text", x = 0.2, y = 0.7, label = expression(paste(bold("A"))), size = 4) + 
    labs( y = expression(paste("F"["v"]*"/F"["m"])), x = "Days", title = expression(paste(italic("  Chlorella"), " sp. D046"))) +
    theme( legend.key = element_rect(fill = NA),  # removes color from behind legned points/lines
           legend.title = element_blank(),
           legend.text = element_text(size = 10),
           axis.title = element_text(margin = margin(r = 15), size = 11),
           legend.position = "top",
           legend.key.size = unit(4, "mm"),
           legend.justification = "center",
           legend.margin=margin(t = 0, b = 0, l = 4),
           legend.box.margin=margin(t = 0, b = 0),
           legend.spacing.x = unit(1, "mm"),
           plot.title = element_text(hjust = 0.5, size = 11),
           panel.grid.major = element_line(colour = "gray87", size = 0.2),
           panel.border = element_rect(color = "gray60", fil = NA), 
           panel.background = element_rect(fill = "white"),
           axis.ticks = element_blank(),
           axis.text.x = element_text(size = 12),
           axis.text.y = element_text(size = 12))   
  
  Navicula_FvFm_plot <- ggplot(data = growth_df_avgs[growth_df_avgs$Algae == "Navicula" & !(is.na(growth_df_avgs$FvFm_mean)), ], 
                              aes(x = Day, y = FvFm_mean, color = Treatment, shape = Treatment))  +
    geom_point(size = 2.5) +
    geom_line(aes(group = interaction(Treatment, Round)), size = 1) +
    geom_errorbar(aes(ymin=FvFm_mean - FvFm_sd, ymax=FvFm_mean + FvFm_sd), width= 0.2) +
    scale_color_manual(labels = c("Fresh", "Reused"), values = c('dodgerblue2', 'dodgerblue4'), guide = guide_legend(reverse=TRUE)) +
    scale_shape_manual(labels = c("Fresh", "Reused"), values = c(16, 15), guide = guide_legend(reverse=TRUE)) +
    scale_y_continuous(breaks = seq(0, 1, 0.2), expand = expand_scale(mult = c(0.05,0.1)), lim = c(0, 0.7)) +  
    scale_x_continuous(limits = c(-0.1,8.1), breaks = seq(0, 8, 2)) +
    annotate("text", x = 0.2, y = 0.7, label = expression(paste(bold("B"))), size = 4) + 
    labs(x = "Days", title = expression(paste(italic("  Navicula"), " sp. SFP"))) +
    theme( legend.key = element_rect(fill = NA),  
           legend.title = element_blank(),
           legend.text = element_text(size = 10),
           axis.title.x = element_text(margin = margin(r = 15), size = 11),
           axis.title.y = element_blank(),
           legend.position = "top",
           legend.key.size = unit(4, "mm"),
           legend.justification = "center",
           legend.margin=margin(t = 0, b = 0, l = 4),
           legend.box.margin=margin(t = 0, b = 0),
           legend.spacing.x = unit(1, "mm"),
           plot.title = element_text(hjust = 0.5, size = 11),
           panel.grid.major = element_line(colour = "gray87", size = 0.2),
           panel.border = element_rect(color = "gray60", fil = NA), 
           panel.background = element_rect(fill = "white"),
           axis.ticks = element_blank(),
           axis.text.x = element_text(size = 12),
           axis.text.y = element_blank())
  
  C323_FvFm_plot <- ggplot(data = growth_df_avgs[growth_df_avgs$Algae == "C323" & !(is.na(growth_df_avgs$FvFm_mean)) & growth_df_avgs$Round == 3, ], 
                          aes(x = Day, y = FvFm_mean, color = Treatment, shape = Treatment))  +
    geom_point(size = 2.5) +
    geom_line(aes(group = interaction(Treatment, Round)), size = 1) +
    geom_errorbar(aes(ymin=FvFm_mean - FvFm_sd, ymax=FvFm_mean + FvFm_sd), width= 0.2) +
    scale_color_manual(labels = c("Fresh", "Reused"), values = c('gray63','gray43'), guide = guide_legend(reverse=TRUE)) +
    scale_shape_manual(labels = c("Fresh", "Reused"), values = c(16, 15), guide = guide_legend(reverse=TRUE)) +
    scale_y_continuous(breaks = seq(0, 1, 0.2), expand = expand_scale(mult = c(0.05,0.1)), lim = c(0, 0.7)) +  
    scale_x_continuous(limits = c(-0.1,8.1), breaks = seq(0, 8, 2)) +
    annotate("text", x = 0.2, y = 0.7, label = expression(paste(bold("C"))), size = 4) + 
    labs(x = "Days", title = expression(paste(italic("Staurosira"), " sp. C323"))) +
    theme( legend.key = element_rect(fill = NA),  
           legend.title = element_blank(),
           legend.text = element_text(size = 10),
           axis.title.x = element_text(margin = margin(r = 15), size = 11),
           axis.title.y = element_blank(),
           legend.position = "top",
           legend.key.size = unit(4, "mm"),
           legend.justification = "center",
           legend.margin=margin(t = 0, b = 0, l = 4),
           legend.box.margin=margin(t = 0, b = 0),
           legend.spacing.x = unit(1, "mm"),
           plot.title = element_text(hjust = 0.5, size = 11),
           panel.grid.major = element_line(colour = "gray87", size = 0.2),
           panel.border = element_rect(color = "gray60", fil = NA), 
           panel.background = element_rect(fill = "white"),
           axis.ticks = element_blank(),
           axis.text.x = element_text(size = 12),
           axis.text.y = element_blank())
  
  # Combine Round 3 Daily plots in a grid & Save as pdf ####
  
  # Convert ggplots to grobs
  D046_FvFm_grob <- ggplotGrob(D046_FvFm_plot)
  C323_FvFm_grob <- ggplotGrob(C323_FvFm_plot)
  Navi_FvFm_grob <- ggplotGrob(Navicula_FvFm_plot)
  
  # Combine in grid
  FvFm_gridplot <- cbind(D046_FvFm_grob, Navi_FvFm_grob, C323_FvFm_grob, size = "first")
  
  grid.newpage()
  grid.draw(FvFm_gridplot)
  
  # Save plot as pdf file
  pdf("Figures/FigS3_FvFmvsTime.pdf", 
      width = 7.5, height = 3)
  grid.draw(FvFm_gridplot)
  dev.off()
  
#### mu #### with algae on x-axis and r and f as colors of the bars
  
